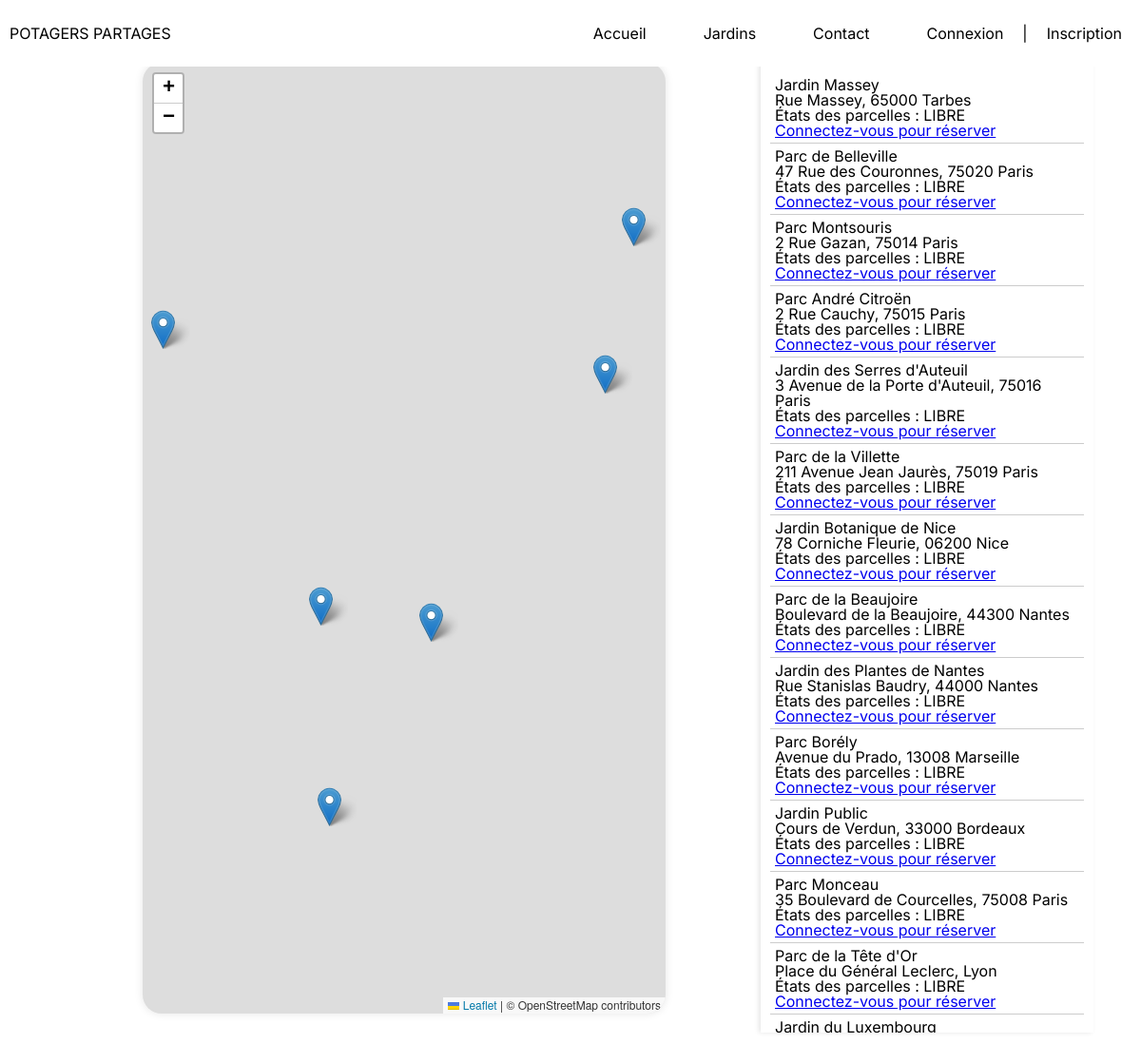
Screenshot of /parcelles/tableReservation.php with the database file from the repository.
### tables this page shows
CREATE TABLE `jardins` (
  `jardin_id` int(11) NOT NULL,
  `jardin_nom` varchar(50) NOT NULL,
  `jardin_surface` int(11) NOT NULL,
  `jardin_adr` varchar(100) NOT NULL,
  `jardin_ville` varchar(50) NOT NULL,
  `jardin_coordLat` varchar(10) NOT NULL,
  `jardin_coordLong` varchar(10) NOT NULL,
  `jardin_photo` varchar(50) NOT NULL,
  `jardin_maps` varchar(100) NOT NULL,
  `jardin_infoTerre` varchar(100) NOT NULL
);

### composants/maps.php (the view, shortened to what this page needs)
<div id="map-container">
    <div id="map"></div>
    <div id="locations">
        <ul id="location-list">
            <?php
            $stmt = $bd->query("SELECT * FROM jardins");
            $locations = $stmt->fetchAll(PDO::FETCH_ASSOC);
            foreach ($locations as $location): ?>
                <li data-lat="<?= $location['jardin_coordLat'] ?>" data-lng="<?= $location['jardin_coordLong'] ?>" data-name="<?= $location['jardin_nom'] ?>" data-adr="<?= $location['jardin_adr'] ?>" data-gmaps="<?= $location['jardin_maps'] ?>">
                    <?= $location['jardin_nom'] ?>
                    <br>
                    <?= $location['jardin_adr'] ?>
                    <br>
                    <?php
                    $stmt_parcelles = $bd->prepare("SELECT * FROM parcelles WHERE _jardin_id = ?");
                    $stmt_parcelles->execute([$location['jardin_id']]);
                    $parcelles = $stmt_parcelles->fetchAll(PDO::FETCH_ASSOC);
                    $etats = [];
                    foreach ($parcelles as $parcelle) {
                        $etats[] = $parcelle['parcelle_etat'];
                    }
                    $etats_str = implode(', ', $etats);
                    ?>
                    <small>États des parcelles : <?= $etats_str ?></small>
                    <br>
                    <?php
                    if (isset($_SESSION['user_id'])) {
                        echo '<td><a href="verifReservation.php?users='.$_SESSION['user_id'].'&parcelles='.$parcelle['parcelle_id'].'">Réserver</a></td>';
                    } else {
                        echo '<td><a href="/users/formConnexion.php">Connectez-vous pour réserver</a></td>';
                    }
                    ?>
                </li>
            <?php endforeach; ?>
        </ul>
    </div>
</div>

### src/assets/css/style.css (style rules this page uses)
html, body, div, span, applet, object, iframe, h1, h2, h3, h4, h5, h6, p, blockquote, pre, a, abbr, acronym, address, big, cite, code, del, dfn, em, img, ins, kbd, q, s, samp, small, strike, strong, sub, sup, tt, var, b, u, i, center, dl, dt, dd, ol, ul, li, fieldset, form, label, legend, table, caption, tbody, tfoot, thead, tr, th, td, article, aside, canvas, details, embed, figure, figcaption, footer, header, hgroup, menu, nav, output, ruby, section, summary, time, mark, audio, video { margin: 0; padding: 0; border: 0; font-size: 100%; font: inherit; vertical-align: baseline; }
body { line-height: 1; }
ol, ul { list-style: none; }
body { font-family: "Inter", sans-serif; }

### composants/maps.php (style rules this page uses)
#map-container { display: flex; padding: 50px; align-items: start; justify-content: center; }
#map { width: 50%; height: 1000px; margin: 0px 100px 100px 100px; box-shadow: 0 0 10px rgba(0,0,0,0.1); border-radius: 20px; }
#locations { width: 30%; height: 1000px; overflow-y: auto; padding: 10px; box-shadow: -2px 0 5px rgba(0,0,0,0.1); }
#location-list { list-style: none; padding: 0; }
#location-list li { cursor: pointer; padding: 5px; border-bottom: 1px solid #ccc; }

### rows the page displays
jardins: jardin_nom "Jardin Massey", jardin_adr "Rue Massey, 65000 Tarbes", etats_str "LIBRE", shows "Connectez-vous pour réserver"
jardins: jardin_nom "Parc de Belleville", jardin_adr "47 Rue des Couronnes, 75020 Paris", etats_str "LIBRE", shows "Connectez-vous pour réserver"
jardins: jardin_nom "Parc Montsouris", jardin_adr "2 Rue Gazan, 75014 Paris", etats_str "LIBRE", shows "Connectez-vous pour réserver"
jardins: jardin_nom "Parc André Citroën", jardin_adr "2 Rue Cauchy, 75015 Paris", etats_str "LIBRE", shows "Connectez-vous pour réserver"
jardins: jardin_nom "Jardin des Serres d'Auteuil", jardin_adr "3 Avenue de la Porte d'Auteuil, 75016 Paris", etats_str "LIBRE", shows "Connectez-vous pour réserver"
jardins: jardin_nom "Parc de la Villette", jardin_adr "211 Avenue Jean Jaurès, 75019 Paris", etats_str "LIBRE", shows "Connectez-vous pour réserver"
jardins: jardin_nom "Jardin Botanique de Nice", jardin_adr "78 Corniche Fleurie, 06200 Nice", etats_str "LIBRE", shows "Connectez-vous pour réserver"
jardins: jardin_nom "Parc de la Beaujoire", jardin_adr "Boulevard de la Beaujoire, 44300 Nantes", etats_str "LIBRE", shows "Connectez-vous pour réserver"
jardins: jardin_nom "Jardin des Plantes de Nantes", jardin_adr "Rue Stanislas Baudry, 44000 Nantes", etats_str "LIBRE", shows "Connectez-vous pour réserver"
jardins: jardin_nom "Parc Borély", jardin_adr "Avenue du Prado, 13008 Marseille", etats_str "LIBRE", shows "Connectez-vous pour réserver"
jardins: jardin_nom "Jardin Public", jardin_adr "Cours de Verdun, 33000 Bordeaux", etats_str "LIBRE", shows "Connectez-vous pour réserver"
jardins: jardin_nom "Parc Monceau", jardin_adr "35 Boulevard de Courcelles, 75008 Paris", etats_str "LIBRE", shows "Connectez-vous pour réserver"
jardins: jardin_nom "Parc de la Tête d'Or", jardin_adr "Place du Général Leclerc, Lyon", etats_str "LIBRE", shows "Connectez-vous pour réserver"
jardins: jardin_nom "Jardin du Luxembourg"
